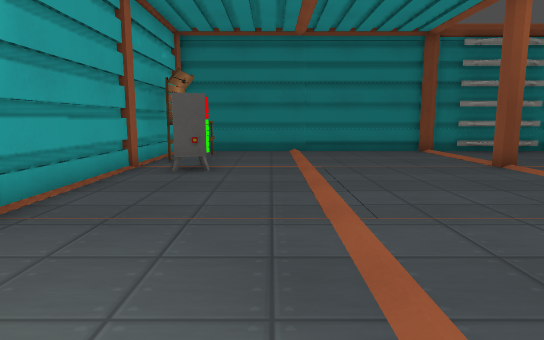
View 1 (above)

12 first-person views from a walk through a level from a Godot 3-D game. The camera is 1.2 m above the floor, tilts 8° down and sees 75° across. The floor is counted in squares, 1 m on a side. Each view is taken from the middle of a square. On the plan, view 1 faces up. The plan holds only what a view shows up to about 14 squares ahead; the rest is blank. Surface patterns are stand-ins for the level's own textures.

View 2
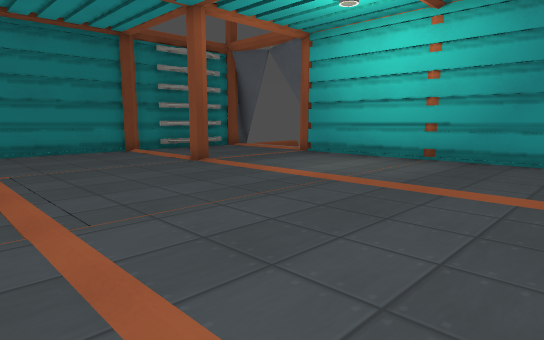

View 3
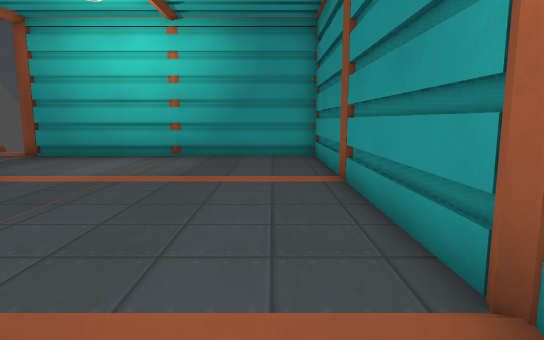

View 4
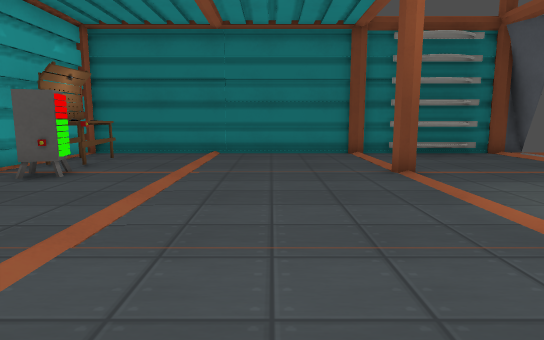

View 5
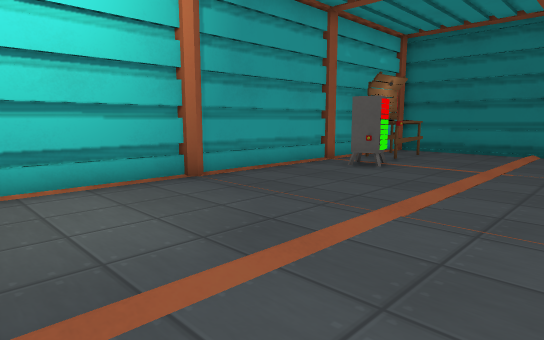

View 6
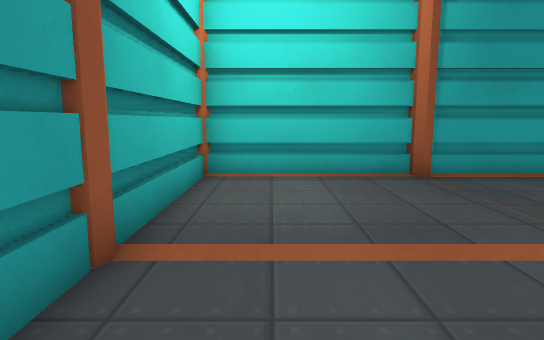

View 7
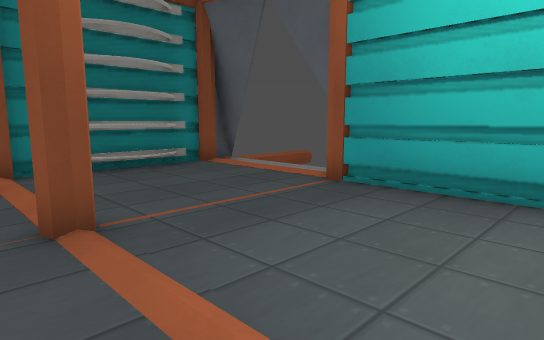

View 8
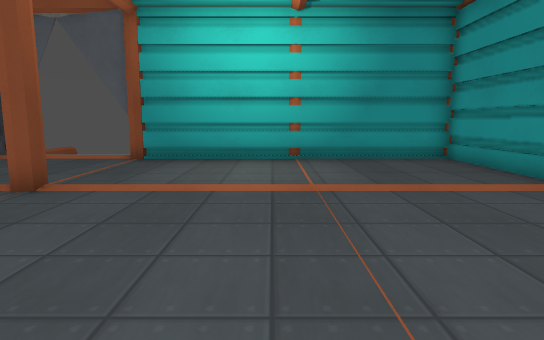

View 9
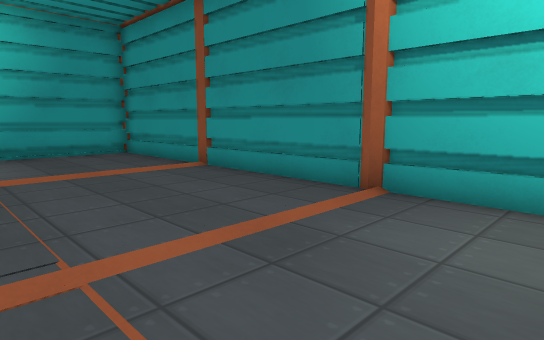

View 10
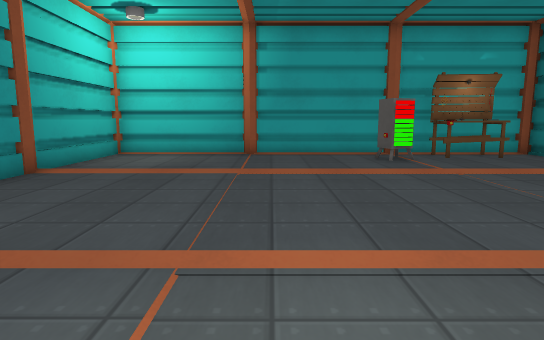

View 11
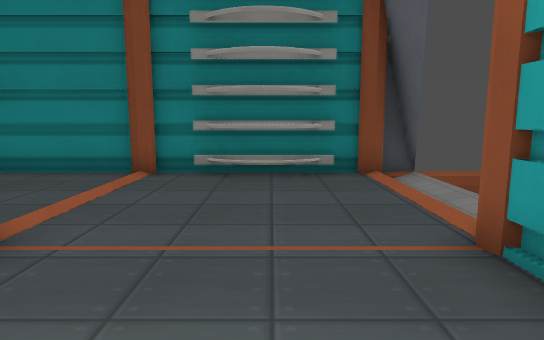

View 12
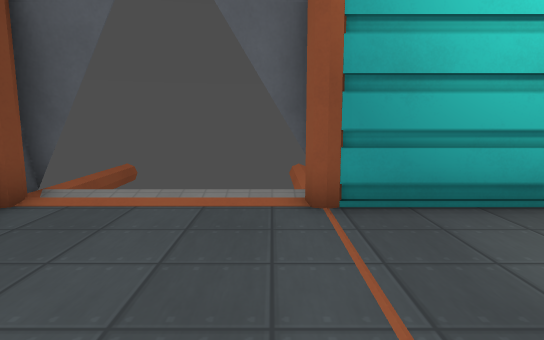

### Floor plan
Points are (right, up) in squares from view 1. A wall is a line through its corners. A room is listed if a view was taken in it or the views show most of it. See-through windows are left out.
Room 1 (views 1, 2, 3, 4, 5, 6, 7, 8, 9, 10, 11, 12)
walls: (11.9, 9.3) (12, 10.1); (10.5, 13.8) (7.2, 13.8); (10.5, 14.1) (-3.7, 14.1) (-3.7, -0.5) (11.1, -0.5) (11.1, 8.6); (12, 13.1) (11.9, 14.2)
low walls: (12.2, 13.6) (12.1, 14.2)
ways out: gap at (12, 10)
objects: frame (-4, 4); frame (-4, 9); table (-3, 11) to (-2, 12); battery (-2, 8); frame (1, -1); frame (6, -1); frame (6, 9); frame (6, 14); frame (11, 9); frame (11, 14)

Where each view was taken, in squares from view 1:
view 1: 0 up, 0 right, facing up
view 2: 0 up, 0 right, facing up-right
view 3: 1 up, 1 left, facing right
view 4: 1 up, 3 right, facing up
view 5: 0 up, 3 right, facing up-left
view 6: 1 up, 4 right, facing left
view 7: 5 up, 5 right, facing up-right
view 8: 5 up, 0 right, facing right
view 9: 5 up, 2 left, facing down-right
view 10: 5 up, 9 right, facing left
view 11: 6 up, 9 right, facing up
view 12: 10 up, 6 right, facing right
